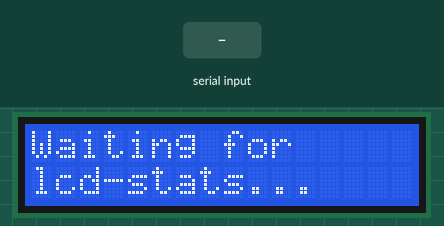
This sketch was run on a simulated Arduino Uno, built with avr-gcc and run on an emulated ATmega328P. On the bench: 16×2 character LCD. The inputs (shaded band) are chosen by the test bench.

Above: at 1.2 s.
1.3 s: "IP:\n" received over Serial
At 2.5 s:
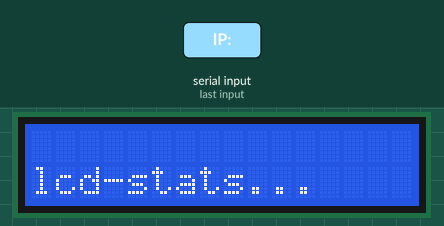
2.8 s: "ST:\n" received over Serial
At 3.8 s:
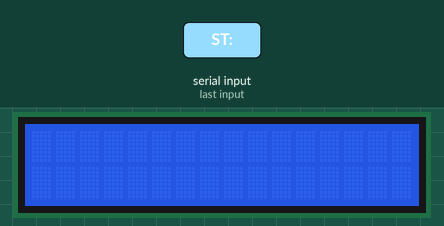
At 18.2 s:
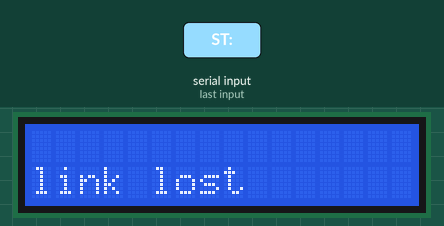
Timing chart, 0 to 19.3 s (numbered marks = the images above; inputs shaded):
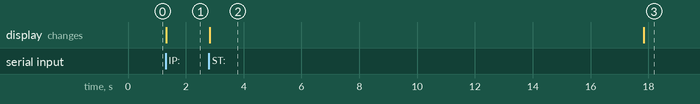

The sketch:

lcd_stats_display.ino
```cpp
#include <Wire.h>
#include <LiquidCrystal_I2C.h>
//DESCRIPTION=============================================================================================
// Part of the labscreen addon.
// Awaits formatted messages over serial link with lcd-stats.sh automatically started by lcd-stats.service
// May interfere with communication over BAUD (line 12) beginning with the key phrases "IP:" and "ST:"
//END DESCRIPTION=========================================================================================

//CONFIG==========================================================================================
//16x2 I2C LCD
LiquidCrystal_I2C lcd(0x27, 16, 2); //TROUBLESHOOTING RELEVANT: try 0x3F if display shows nought
const unsigned long DATA_TIMEOUT_MS = 15000; //time of no contact after which link lost is assumed
const int BAUD = 9600; // if you intend to change BAUD also change it in lcd-stats.sh line 9
//END CONFIG======================================================================================

unsigned long lastUpdateTime = 0;
bool stale = false;

void setup() {
  Serial.begin(BAUD);
  Serial.setTimeout(100);

  lcd.init();
  lcd.backlight();
  lcd.setCursor(0, 0);
  lcd.print("Waiting for");
  lcd.setCursor(0, 1);
  lcd.print("lcd-stats...");
  //TROUBLESHOOTING RELEVANT: if display shows this message try:
  //1. check if lcd-stats.service is running -> systemctl status lcd-stats.service
  //2. check if you set up your arduino stable path correctly in lcd-stats.sh lines 7-9
  //3. check if the serial port signal is being received -> minicom -D </device/path (usually /dev/ttyACM0)>
}

void printLine(int row, String text) {
  while (text.length() < 16) text += ' ';
  if (text.length() > 16) text = text.substring(0, 16);
  lcd.setCursor(0, row);
  lcd.print(text);
}

void loop() {
  if (Serial.available()) {
    String incoming = Serial.readStringUntil('\n');
    incoming.trim();

    if (incoming.startsWith("IP:")) {
      // Line 1: "XXX.XXX.XXX.XXX" (device IPv4)
      printLine(0, incoming.substring(3));
      lastUpdateTime = millis();
      stale = false;
    } else if (incoming.startsWith("ST:")) {
      // Line 2: "CPU:XXX%RAM:XXX% (device CPU and RAM load)"
      printLine(1, incoming.substring(3));
      lastUpdateTime = millis();
      stale = false;
    }
  }

  //notify of no link activity over BAUD (line 12)
  //TROUBLESHOOTING RELEVANT: lines 29-32
  if (!stale && lastUpdateTime > 0 && millis() - lastUpdateTime > DATA_TIMEOUT_MS) {
    stale = true;
    printLine(1, "link lost");
  }
}
```

Measured:
- after the input at 1.3 s, the display: changes at once (image 1)
- after the input at 2.8 s, the display: changes at once (image 2)
- what the display in image 2 shows lasts 15.0 s, from 2.8 s to 17.8 s
